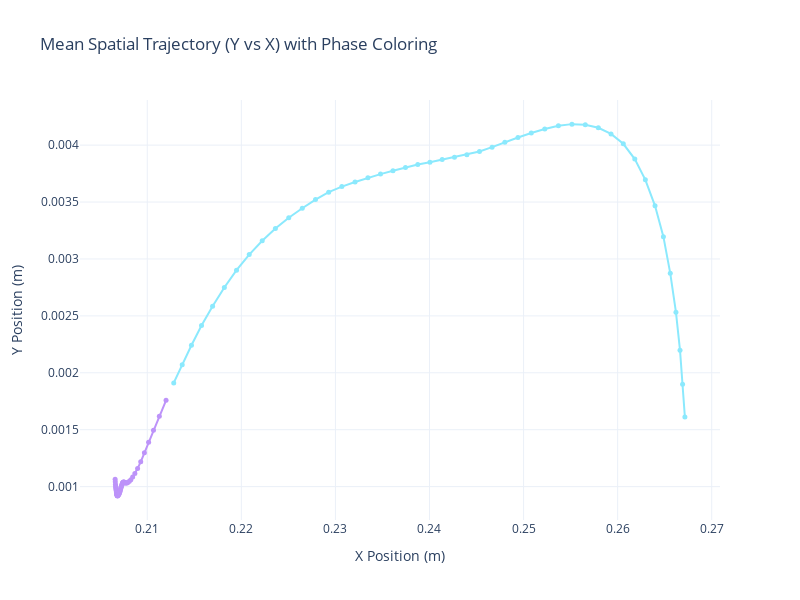

Notebook code cell kept with this figure:
### Code cell
# time is nornmalized by step
fig = plot_mean_spatial_trajectory(segmented_hindsteps) 

# fig.write_image(os.path.join('/home/filthyweeb/Downloads', 'xy'), format='svg')
